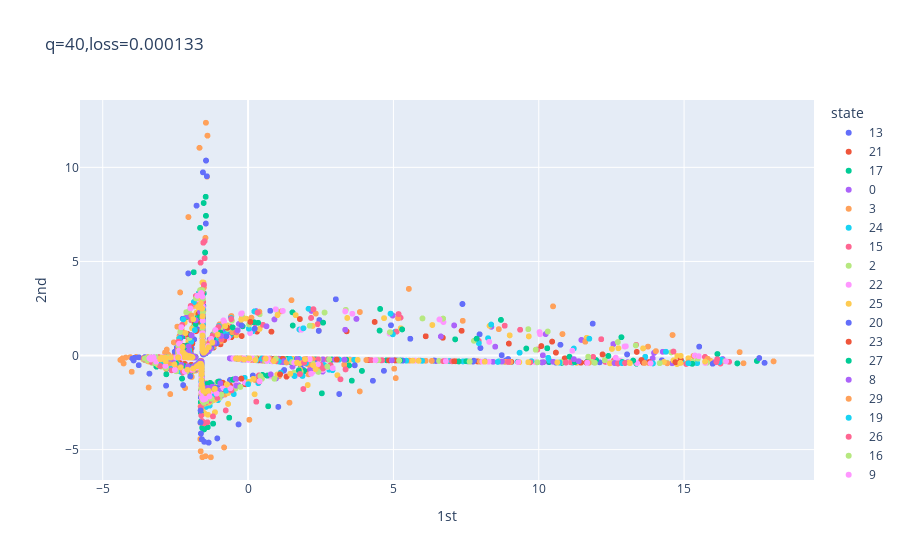

Write notebook code for a chart like this one.
### Code cell
Adam = tf.keras.optimizers.Adam(learning_rate=0.0001,beta_1=0.9,beta_2=0.999,epsilon=1e-07)
SGD = tf.keras.optimizers.SGD(learning_rate=0.01,momentum=0.0,nesterov=False)
model.compile(loss='mse',optimizer=Adam)
history = model.fit(X,X,epochs=100000,verbose=0,callbacks=[CustomCallback()])

### Figure 1 — Plotly figure (JSON) as saved in the notebook; plotly's stock layout.template omitted (floating-point values rounded to 4 significant figures; data arrays with more than 128 entries replaced by an {"elided": "..."} marker saying what was removed)
{"data": [{"hovertemplate": "state=13<br>1st=%{x}<br>2nd=%{y}<br>shift=%{text}<extra></extra>", "legendgroup": "13", "marker": {"color": "#636efa", "symbol": "circle"}, "mode": "markers+text", "name": "13", "showlegend": true, "text": {"elided": "700 int values"}, "type": "scattergl", "x": {"elided": "700 float values"}, "xaxis": "x", "y": {"elided": "700 float values"}, "yaxis": "y"}, {"hovertemplate": "state=21<br>1st=%{x}<br>2nd=%{y}<br>shift=%{text}<extra></extra>", "legendgroup": "21", "marker": {"color": "#EF553B", "symbol": "circle"}, "mode": "markers+text", "name": "21", "showlegend": true, "text": {"elided": "700 int values"}, "type": "scattergl", "x": {"elided": "700 float values"}, "xaxis": "x", "y": {"elided": "700 float values"}, "yaxis": "y"}, {"hovertemplate": "state=17<br>1st=%{x}<br>2nd=%{y}<br>shift=%{text}<extra></extra>", "legendgroup": "17", "marker": {"color": "#00cc96", "symbol": "circle"}, "mode": "markers+text", "name": "17", "showlegend": true, "text": {"elided": "640 int values"}, "type": "scattergl", "x": {"elided": "640 float values"}, "xaxis": "x", "y": {"elided": "640 float values"}, "yaxis": "y"}, {"hovertemplate": "state=0<br>1st=%{x}<br>2nd=%{y}<br>shift=%{text}<extra></extra>", "legendgroup": "0", "marker": {"color": "#ab63fa", "symbol": "circle"}, "mode": "markers+text", "name": "0", "showlegend": true, "text": {"elided": "620 int values"}, "type": "scattergl", "x": {"elided": "620 float values"}, "xaxis": "x", "y": {"elided": "620 float values"}, "yaxis": "y"}, {"hovertemplate": "state=3<br>1st=%{x}<br>2nd=%{y}<br>shift=%{text}<extra></extra>", "legendgroup": "3", "marker": {"color": "#FFA15A", "symbol": "circle"}, "mode": "markers+text", "name": "3", "showlegend": true, "text": {"elided": "680 int values"}, "type": "scattergl", "x": {"elided": "680 float values"}, "xaxis": "x", "y": {"elided": "680 float values"}, "yaxis": "y"}, {"hovertemplate": "state=24<br>1st=%{x}<br>2nd=%{y}<br>shift=%{text}<extra></extra>", "legendgroup": "24", "marker": {"color": "#19d3f3", "symbol": "circle"}, "mode": "markers+text", "name": "24", "showlegend": true, "text": {"elided": "640 int values"}, "type": "scattergl", "x": {"elided": "640 float values"}, "xaxis": "x", "y": {"elided": "640 float values"}, "yaxis": "y"}, {"hovertemplate": "state=15<br>1st=%{x}<br>2nd=%{y}<br>shift=%{text}<extra></extra>", "legendgroup": "15", "marker": {"color": "#FF6692", "symbol": "circle"}, "mode": "markers+text", "name": "15", "showlegend": true, "text": {"elided": "600 int values"}, "type": "scattergl", "x": {"elided": "600 float values"}, "xaxis": "x", "y": {"elided": "600 float values"}, "yaxis": "y"}, {"hovertemplate": "state=2<br>1st=%{x}<br>2nd=%{y}<br>shift=%{text}<extra></extra>", "legendgroup": "2", "marker": {"color": "#B6E880", "symbol": "circle"}, "mode": "markers+text", "name": "2", "showlegend": true, "text": {"elided": "700 int values"}, "type": "scattergl", "x": {"elided": "700 float values"}, "xaxis": "x", "y": {"elided": "700 float values"}, "yaxis": "y"}, {"hovertemplate": "state=22<br>1st=%{x}<br>2nd=%{y}<br>shift=%{text}<extra></extra>", "legendgroup": "22", "marker": {"color": "#FF97FF", "symbol": "circle"}, "mode": "markers+text", "name": "22", "showlegend": true, "text": {"elided": "640 int values"}, "type": "scattergl", "x": {"elided": "640 float values"}, "xaxis": "x", "y": {"elided": "640 float values"}, "yaxis": "y"}, {"hovertemplate": "state=25<br>1st=%{x}<br>2nd=%{y}<br>shift=%{text}<extra></extra>", "legendgroup": "25", "marker": {"color": "#FECB52", "symbol": "circle"}, "mode": "markers+text", "name": "25", "showlegend": true, "text": {"elided": "700 int values"}, "type": "scattergl", "x": {"elided": "700 float values"}, "xaxis": "x", "y": {"elided": "700 float values"}, "yaxis": "y"}, {"hovertemplate": "state=20<br>1st=%{x}<br>2nd=%{y}<br>shift=%{text}<extra></extra>", "legendgroup": "20", "marker": {"color": "#636efa", "symbol": "circle"}, "mode": "markers+text", "name": "20", "showlegend": true, "text": {"elided": "660 int values"}, "type": "scattergl", "x": {"elided": "660 float values"}, "xaxis": "x", "y": {"elided": "660 float values"}, "yaxis": "y"}, {"hovertemplate": "state=23<br>1st=%{x}<br>2nd=%{y}<br>shift=%{text}<extra></extra>", "legendgroup": "23", "marker": {"color": "#EF553B", "symbol": "circle"}, "mode": "markers+text", "name": "23", "showlegend": true, "text": {"elided": "680 int values"}, "type": "scattergl", "x": {"elided": "680 float values"}, "xaxis": "x", "y": {"elided": "680 float values"}, "yaxis": "y"}, {"hovertemplate": "state=27<br>1st=%{x}<br>2nd=%{y}<br>shift=%{text}<extra></extra>", "legendgroup": "27", "marker": {"color": "#00cc96", "symbol": "circle"}, "mode": "markers+text", "name": "27", "showlegend": true, "text": {"elided": "660 int values"}, "type": "scattergl", "x": {"elided": "660 float values"}, "xaxis": "x", "y": {"elided": "660 float values"}, "yaxis": "y"}, {"hovertemplate": "state=8<br>1st=%{x}<br>2nd=%{y}<br>shift=%{text}<extra></extra>", "legendgroup": "8", "marker": {"color": "#ab63fa", "symbol": "circle"}, "mode": "markers+text", "name": "8", "showlegend": true, "text": {"elided": "640 int values"}, "type": "scattergl", "x": {"elided": "640 float values"}, "xaxis": "x", "y": {"elided": "640 float values"}, "yaxis": "y"}, {"hovertemplate": "state=29<br>1st=%{x}<br>2nd=%{y}<br>shift=%{text}<extra></extra>", "legendgroup": "29", "marker": {"color": "#FFA15A", "symbol": "circle"}, "mode": "markers+text", "name": "29", "showlegend": true, "text": {"elided": "660 int values"}, "type": "scattergl", "x": {"elided": "660 float values"}, "xaxis": "x", "y": {"elided": "660 float values"}, "yaxis": "y"}, {"hovertemplate": "state=19<br>1st=%{x}<br>2nd=%{y}<br>shift=%{text}<extra></extra>", "legendgroup": "19", "marker": {"color": "#19d3f3", "symbol": "circle"}, "mode": "markers+text", "name": "19", "showlegend": true, "text": {"elided": "700 int values"}, "type": "scattergl", "x": {"elided": "700 float values"}, "xaxis": "x", "y": {"elided": "700 float values"}, "yaxis": "y"}, {"hovertemplate": "state=26<br>1st=%{x}<br>2nd=%{y}<br>shift=%{text}<extra></extra>", "legendgroup": "26", "marker": {"color": "#FF6692", "symbol": "circle"}, "mode": "markers+text", "name": "26", "showlegend": true, "text": {"elided": "680 int values"}, "type": "scattergl", "x": {"elided": "680 float values"}, "xaxis": "x", "y": {"elided": "680 float values"}, "yaxis": "y"}, {"hovertemplate": "state=16<br>1st=%{x}<br>2nd=%{y}<br>shift=%{text}<extra></extra>", "legendgroup": "16", "marker": {"color": "#B6E880", "symbol": "circle"}, "mode": "markers+text", "name": "16", "showlegend": true, "text": {"elided": "700 int values"}, "type": "scattergl", "x": {"elided": "700 float values"}, "xaxis": "x", "y": {"elided": "700 float values"}, "yaxis": "y"}, {"hovertemplate": "state=9<br>1st=%{x}<br>2nd=%{y}<br>shift=%{text}<extra></extra>", "legendgroup": "9", "marker": {"color": "#FF97FF", "symbol": "circle"}, "mode": "markers+text", "name": "9", "showlegend": true, "text": {"elided": "680 int values"}, "type": "scattergl", "x": {"elided": "680 float values"}, "xaxis": "x", "y": {"elided": "680 float values"}, "yaxis": "y"}, {"hovertemplate": "state=1<br>1st=%{x}<br>2nd=%{y}<br>shift=%{text}<extra></extra>", "legendgroup": "1", "marker": {"color": "#FECB52", "symbol": "circle"}, "mode": "markers+text", "name": "1", "showlegend": true, "text": {"elided": "700 int values"}, "type": "scattergl", "x": {"elided": "700 float values"}, "xaxis": "x", "y": {"elided": "700 float values"}, "yaxis": "y"}, {"hovertemplate": "state=28<br>1st=%{x}<br>2nd=%{y}<br>shift=%{text}<extra></extra>", "legendgroup": "28", "marker": {"color": "#636efa", "symbol": "circle"}, "mode": "markers+text", "name": "28", "showlegend": true, "text": {"elided": "660 int values"}, "type": "scattergl", "x": {"elided": "660 float values"}, "xaxis": "x", "y": {"elided": "660 float values"}, "yaxis": "y"}, {"hovertemplate": "state=12<br>1st=%{x}<br>2nd=%{y}<br>shift=%{text}<extra></extra>", "legendgroup": "12", "marker": {"color": "#EF553B", "symbol": "circle"}, "mode": "markers+text", "name": "12", "showlegend": true, "text": {"elided": "620 int values"}, "type": "scattergl", "x": {"elided": "620 float values"}, "xaxis": "x", "y": {"elided": "620 float values"}, "yaxis": "y"}, {"hovertemplate": "state=14<br>1st=%{x}<br>2nd=%{y}<br>shift=%{text}<extra></extra>", "legendgroup": "14", "marker": {"color": "#00cc96", "symbol": "circle"}, "mode": "markers+text", "name": "14", "showlegend": true, "text": {"elided": "660 int values"}, "type": "scattergl", "x": {"elided": "660 float values"}, "xaxis": "x", "y": {"elided": "660 float values"}, "yaxis": "y"}, {"hovertemplate": "state=18<br>1st=%{x}<br>2nd=%{y}<br>shift=%{text}<extra></extra>", "legendgroup": "18", "marker": {"color": "#ab63fa", "symbol": "circle"}, "mode": "markers+text", "name": "18", "showlegend": true, "text": {"elided": "660 int values"}, "type": "scattergl", "x": {"elided": "660 float values"}, "xaxis": "x", "y": {"elided": "660 float values"}, "yaxis": "y"}, {"hovertemplate": "state=10<br>1st=%{x}<br>2nd=%{y}<br>shift=%{text}<extra></extra>", "legendgroup": "10", "marker": {"color": "#FFA15A", "symbol": "circle"}, "mode": "markers+text", "name": "10", "showlegend": true, "text": {"elided": "700 int values"}, "type": "scattergl", "x": {"elided": "700 float values"}, "xaxis": "x", "y": {"elided": "700 float values"}, "yaxis": "y"}, {"hovertemplate": "state=6<br>1st=%{x}<br>2nd=%{y}<br>shift=%{text}<extra></extra>", "legendgroup": "6", "marker": {"color": "#19d3f3", "symbol": "circle"}, "mode": "markers+text", "name": "6", "showlegend": true, "text": {"elided": "700 int values"}, "type": "scattergl", "x": {"elided": "700 float values"}, "xaxis": "x", "y": {"elided": "700 float values"}, "yaxis": "y"}, {"hovertemplate": "state=4<br>1st=%{x}<br>2nd=%{y}<br>shift=%{text}<extra></extra>", "legendgroup": "4", "marker": {"color": "#FF6692", "symbol": "circle"}, "mode": "markers+text", "name": "4", "showlegend": true, "text": {"elided": "660 int values"}, "type": "scattergl", "x": {"elided": "660 float values"}, "xaxis": "x", "y": {"elided": "660 float values"}, "yaxis": "y"}, {"hovertemplate": "state=5<br>1st=%{x}<br>2nd=%{y}<br>shift=%{text}<extra></extra>", "legendgroup": "5", "marker": {"color": "#B6E880", "symbol": "circle"}, "mode": "markers+text", "name": "5", "showlegend": true, "text": {"elided": "660 int values"}, "type": "scattergl", "x": {"elided": "660 float values"}, "xaxis": "x", "y": {"elided": "660 float values"}, "yaxis": "y"}, {"hovertemplate": "state=7<br>1st=%{x}<br>2nd=%{y}<br>shift=%{text}<extra></extra>", "legendgroup": "7", "marker": {"color": "#FF97FF", "symbol": "circle"}, "mode": "markers+text", "name": "7", "showlegend": true, "text": {"elided": "680 int values"}, "type": "scattergl", "x": {"elided": "680 float values"}, "xaxis": "x", "y": {"elided": "680 float values"}, "yaxis": "y"}, {"hovertemplate": "state=11<br>1st=%{x}<br>2nd=%{y}<br>shift=%{text}<extra></extra>", "legendgroup": "11", "marker": {"color": "#FECB52", "symbol": "circle"}, "mode": "markers+text", "name": "11", "showlegend": true, "text": {"elided": "620 int values"}, "type": "scattergl", "x": {"elided": "620 float values"}, "xaxis": "x", "y": {"elided": "620 float values"}, "yaxis": "y"}], "layout": {"autosize": true, "legend": {"title": {"text": "state"}, "tracegroupgap": 0}, "title": {"text": "q=40,loss=0.000133"}, "xaxis": {"anchor": "y", "autorange": true, "domain": [0, 1], "range": [-5.817, 19.5], "title": {"text": "1st"}, "type": "linear"}, "yaxis": {"anchor": "x", "autorange": true, "domain": [0, 1], "range": [-6.782, 13.75], "title": {"text": "2nd"}, "type": "linear"}}}
